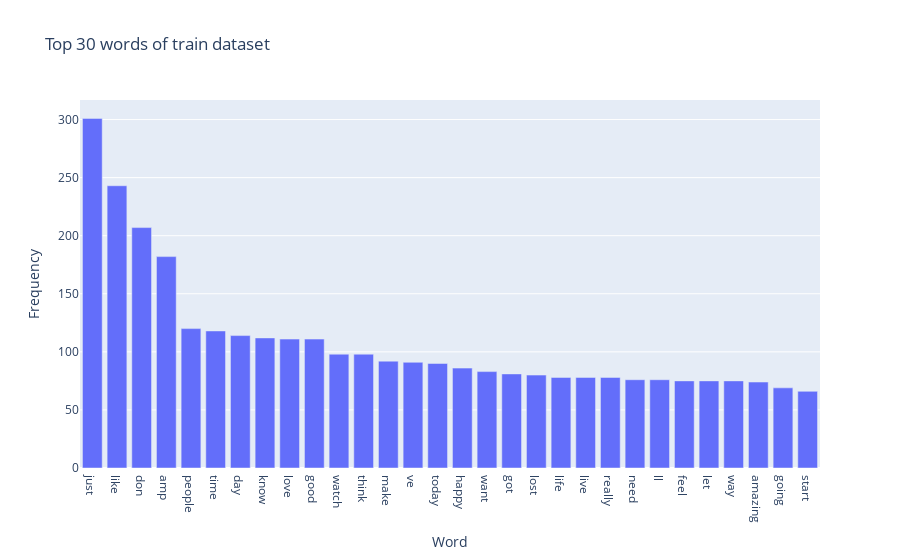

Notebook code cell kept with this figure:
### Markdown cell above
---
##### <a id='toc1_5_1_1_1_'></a>[**>>> Exercise 1 (Take home):**](#toc0_)
Plot word frequency for Top 30 words in both train and test dataset. (Hint: refer to DM lab 1)

### Code cell
# Answer here
from sklearn.feature_extraction.text import CountVectorizer
import numpy as np
import plotly.express as px
import nltk

count_vect = CountVectorizer(stop_words='english')
train_counts = count_vect.fit_transform(train_df['text'])

top_n = 30

train_frequency = np.asarray(train_counts.sum(axis=0))[0]

train_words = pd.DataFrame({
    'Word': count_vect.get_feature_names_out(),
    'Frequency': train_frequency
})

print(train_words)

sorted_train_words = train_words.sort_values(by='Frequency', ascending=False)
top_n_sorted_train_words = sorted_train_words.head(top_n)

fig = px.bar(
    top_n_sorted_train_words,
    x='Word',
    y='Frequency',
    title=f'Top {top_n} words of train dataset',
    labels={'Word': 'Word', 'Frequency': 'Frequency'},
)

fig.show()

### Figure 1 — Plotly figure (JSON) as saved in the notebook; plotly's stock layout.template omitted (floating-point values rounded to 4 significant figures)
{"data": [{"hovertemplate": "Word=%{x}<br>Frequency=%{y}<extra></extra>", "legendgroup": "", "marker": {"color": "#636efa", "pattern": {"shape": ""}}, "name": "", "orientation": "v", "showlegend": false, "textposition": "auto", "type": "bar", "x": ["just", "like", "don", "amp", "people", "time", "day", "know", "love", "good", "watch", "think", "make", "ve", "today", "happy", "want", "got", "lost", "life", "live", "really", "need", "ll", "feel", "let", "way", "amazing", "going", "start"], "xaxis": "x", "y": [301, 243, 207, 182, 120, 118, 114, 112, 111, 111, 98, 98, 92, 91, 90, 86, 83, 81, 80, 78, 78, 78, 76, 76, 75, 75, 75, 74, 69, 66], "yaxis": "y"}], "layout": {"barmode": "relative", "legend": {"tracegroupgap": 0}, "title": {"text": "Top 30 words of train dataset"}, "xaxis": {"anchor": "y", "domain": [0, 1], "title": {"text": "Word"}}, "yaxis": {"anchor": "x", "domain": [0, 1], "title": {"text": "Frequency"}}}}
